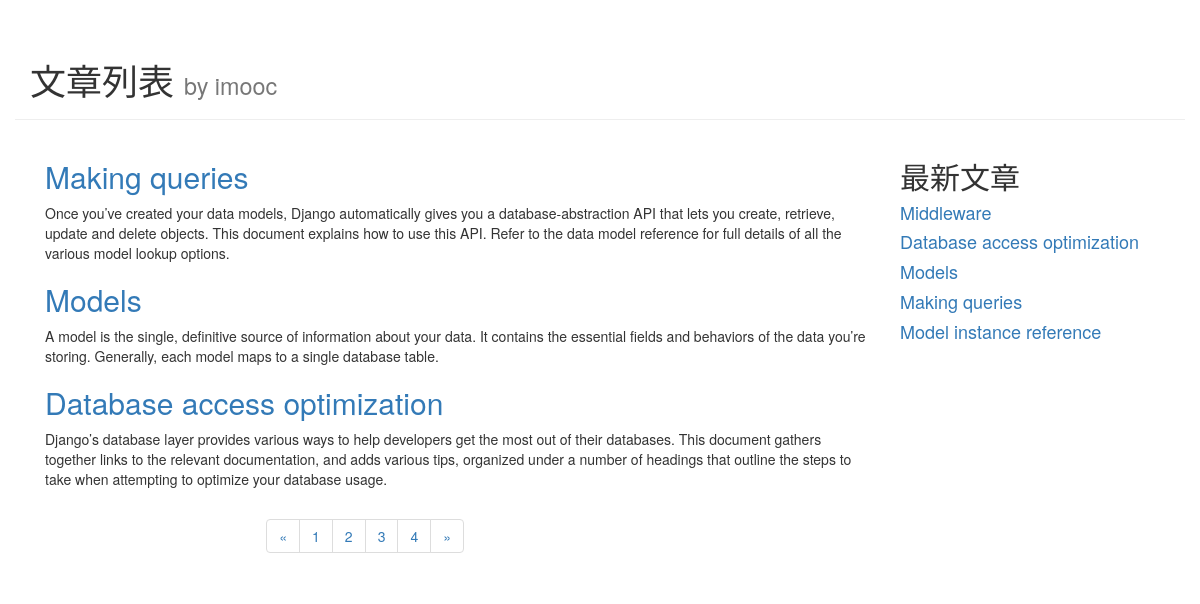
The app's page /blog/index/?page=3 with its own data.
### blog/models.py (models this page shows, shortened)
class Article(models.Model):
    article_id = models.AutoField(primary_key=True)
    article_title = models.TextField()
    article_content = models.TextField()
    article_detail = models.TextField()
    publish_date = models.DateTimeField(auto_now=True)

### blog/views.py (the view)
# urls.py: path('index/', views.get_index_page),
def get_index_page(request):
    page = request.GET.get('page')
    if page:
        page = int(page)
    else:
        page = 1
    all_article = Article.objects.all()
    top5_article_list=Article.objects.order_by('-publish_date')[:5]
    paginator = Paginator(all_article, 3)
    page_number = paginator.num_pages
    page_article_list = paginator.page(page)
    if page_article_list.has_next():
        next_page = page+1
    else:
        next_page = page
    if page_article_list.has_previous():
        previous_page = page -1
    else:
        previous_page = page
    return render(request, 'blog/index.html', {
        'article_list': page_article_list,
        'page_num': range(1, page_number + 1),
        'curr_page': page,
        'next_page': next_page,
        'previous_page': previous_page,
        'top5_article_list': top5_article_list
    })

### blog/templates/blog/index.html (shortened to what this page needs)
<!DOCTYPE html>
<html lang="en">
<head>
    <link rel="stylesheet" href="https://cdn.jsdelivr.net/npm/bootstrap@3.3.7/dist/css/bootstrap.min.css"
>
    <link rel="stylesheet" href="https://cdn.jsdelivr.net/npm/bootstrap@3.3.7/dist/css/bootstrap-theme.min.css"
>
</head>
<body>
    <div class="container page-header">
        <h1>文章列表
            <small>by imooc</small>
        </h1>
    </div>
    <div class="container page-body">
        <div class="col-md-9" role="main">
            <div class="body-main">
                {% for article in article_list %}
                <div>
                    <h2><a href="/blog/detail/{{article.article_id}}">{{ article.article_title }}</a></h2>
                    <p>
                        {{ article.article_content }}
                    </p>
                </div>
                {% endfor %}
            </div>
            <div class="body-footer">
                <div class="col-md-4 col-md-offset-3">
                    <nav aria-label="Page navigation">
                        <ul class="pagination">
                            <li>
                                <a href="/blog/index/?page={{previous_page}}" aria-label="Previous">
                                    <span aria-hidden="true">&laquo;</span>
                                </a>
                            </li>
                            {% for num in page_num %}
                            <li><a href="/blog/index/?page={{num}}">{{num}}</a></li>
                            {% endfor %}
                            <li>
                                <a href="/blog/index/?page={{next_page}}" aria-label="Next">
                                    <span aria-hidden="true">&raquo;</span>
                                </a>
                            </li>
                        </ul>
                    </nav>
                </div>
            </div>
        </div>
        <div class="col-md-3" role="complementary">
            <div>
                <h2>最新文章</h2>
                {% for article in top5_article_list %}
                <h4><a href="/blog/detail/{{article.article_id}}">{{ article.article_title }}</a></h4>
                {% endfor %}
            </div>
        </div>
</body>
</html>

### records on screen
Article: article_title "Making queries", article_content "Once you’ve created your data models, Django automatically gives you a database-abstraction API that lets you create, retrieve, update and delete objects. This document explains how to use this API. Refer to the data model reference for full details of all the various model lookup options."
Article: article_title "Models", article_content "A model is the single, definitive source of information about your data. It contains the essential fields and behaviors of the data you’re storing. Generally, each model maps to a single database table."
Article: article_title "Database access optimization", article_content "Django’s database layer provides various ways to help developers get the most out of their databases. This document gathers together links to the relevant documentation, and adds various tips, organized under a number of headings that outline the steps to take when attempting to optimize your database usage."
Article: article_title "Middleware"
Article: article_title "Model instance reference"

### other values on screen
{{ num }} "1" "2" "3" "4"
